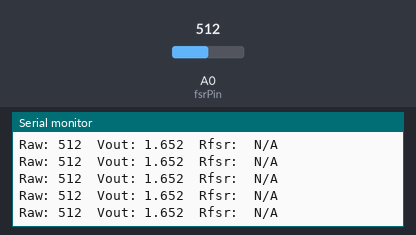
This sketch was run on a simulated Arduino Uno, built with avr-gcc and run on an emulated ATmega328P. Shown: the last lines printed to the serial monitor. Inputs (shaded band) come from the test bench; at power-on: A0 (fsrPin) = 512.

Above: at 1.2 s.
1.3 s: A0 (fsrPin) set to 138
At 1.32 s:
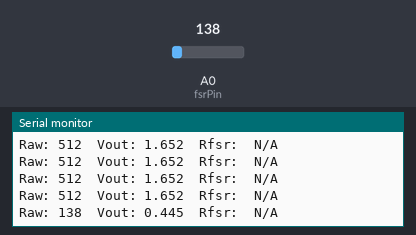
2.8 s: A0 (fsrPin) set to 120
At 2.83 s:
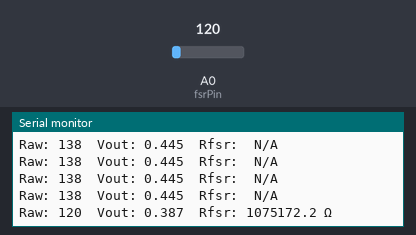

Measured:
- the behaviour switches between 132 and 131 on A0 (fsrPin) (found by bisection; images 1 and 2)
- after the input at 1.3 s, the serial monitor: prints a new line at once (image 1)
- after the input at 2.8 s, the serial monitor: prints a new line at once (image 2)

The sketch:

sketch_jun26c.ino
```cpp
const int fsrPin = A0;
const float Vcc = 3.3;         // ADC reference voltage
const float Vref = 0.4231;       // Your custom VREF from resistor divider
const float R_fixed = 100000;  // 100kΩ pull-up resistor

void setup() {
  Serial.begin(9600);
}

void loop() {
  int raw = analogRead(fsrPin);
  float Vout = raw * (Vcc / 1023.0);  // Convert to volts

  // Only calculate R_fsr if Vout is valid
  float R_fsr = -1;
  if (Vout > 0 && Vout < Vref) {
    R_fsr = (Vout * R_fixed) / (Vref - Vout);
  }

  // Print values
  Serial.print("Raw: ");
  Serial.print(raw);
  Serial.print("\tVout: ");
  Serial.print(Vout, 3);

  Serial.print("\tRfsr: ");
  if (R_fsr > 0) {
    Serial.print(R_fsr, 1);
    Serial.println(" Ω");
  } else {
    Serial.println(" N/A");
  }

  delay(100);
}
```
